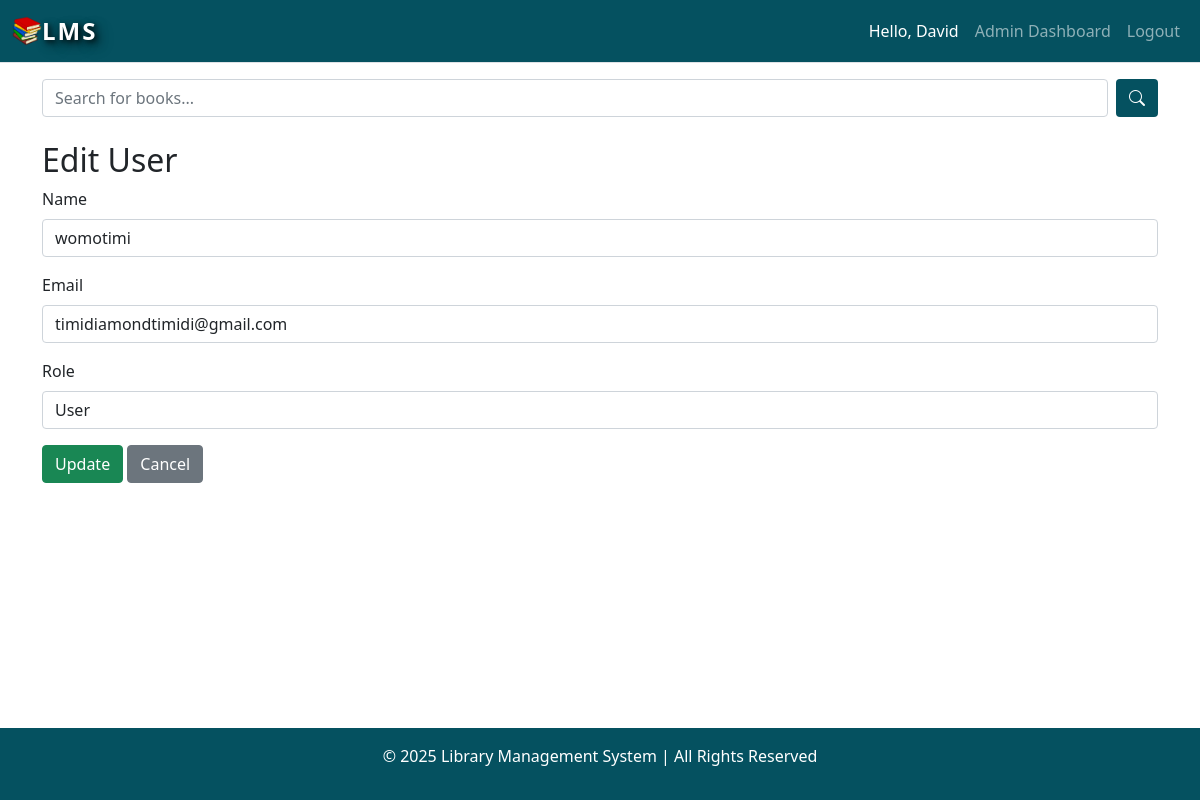
Screenshot of /public/admin/edit/15 (signed in) with the database file from the repository.
### tables this page shows
CREATE TABLE `users` (
  `id` int(11) NOT NULL,
  `name` varchar(100) NOT NULL,
  `email` varchar(150) NOT NULL,
  `password` varchar(255) NOT NULL,
  `role` enum('admin','user') DEFAULT 'user',
  `created_at` timestamp NOT NULL DEFAULT current_timestamp()
);

### app/controllers/Admin.php (called while the page is built, shortened)
<?php
require_once dirname(__DIR__) . "/models/User.php";
class Admin
{
    public function edit($id)
    {
        $userModel = new User();
        $user = $userModel->getUserById($id);
        $this->view("admin/edit", ["user" => $user]);
    }
}
?>

### app/core/App.php (called while the page is built, shortened)
<?php
class App
{
    private $method = 'index';
    private function splitUrl()
    {
        $Url = $_GET['url'] ?? 'home';
        $Url = explode("/", trim($Url, "/"));
        return $Url;
    }
    public function loadController()
    {
        $URL = $this->splitUrl();
        $controllerName = ucfirst(strtolower($URL[0]));
        $baseDir = dirname(__DIR__);
        $controllerFile = $baseDir . "/controllers/" . $controllerName .".php";
        if (file_exists($controllerFile)) {
            unset($URL[0]);
        }else {
            require_once $baseDir."/controllers/_404.php";
            $this->controller = "_404";
        }
        $controller = new $this->controller();
        if (!empty($URL[1]) && method_exists($controller, $URL[1])) {
            $this->method = $URL[1];
            unset($URL[1]);
        }
        call_user_func_array([$controller,$this->method],$URL);
    }
}

### public/index.php (called while the page is built, shortened)
<?php
$app = new App();
$app->loadController();

### app/core/Database.php (called while the page is built, shortened)
<?php
class Database
{
    private static $instance = null;
    private $pdo;
    private function __construct()
    {
        try {
            $dsn = "mysql:host=" . DBHOST . ";dbname=" . DBNAME . ";charset=utf8mb4";
            $this->pdo = new PDO($dsn, DBUSER, DBPASS);
            $this->pdo->setAttribute(PDO::ATTR_ERRMODE, PDO::ERRMODE_EXCEPTION);
            $this->pdo->setAttribute(PDO::ATTR_DEFAULT_FETCH_MODE, PDO::FETCH_ASSOC);
        } catch (PDOException $e) {
            die("Database Connection Error: " . $e->getMessage());
        }
    }
    public static function getInstance()
    {
        if (self::$instance === null) {
            self::$instance = new self();
        }
        return self::$instance;
    }
    public function query($sql, $params = [])
    {
        $stmt = $this->pdo->prepare($sql);
        if (!empty($params) && is_array($params)) {
            $stmt->execute($params);
        } else {
            $stmt->execute();
        }
        return $stmt;
    }
}

### app/core/Model.php (called while the page is built, shortened)
<?php
abstract class Model
{
    public function __construct()
    {
        $this->db = Database::getInstance();
    }
}

### app/models/User.php (called while the page is built, shortened)
<?php
class User extends Model
{
    public function getUserById($id)
    {
        $query = "SELECT * FROM users WHERE id = ?";
        $result = $this->db->query($query, [$id]);
        return $result ? $result->fetch(PDO::FETCH_ASSOC) : null;
    }
}

### app/views/admin/edit.view.php (the view, shortened to what this page needs)
<?php require_once dirname(__DIR__) . "/layouts/header.view.php"; ?>
<div class="container mt-4">
    <h2>Edit User</h2>
    <form action="<?= ROOT ?>/admin/update" method="POST">
        <div class="mb-3">
            <label class="form-label">Name</label>
            <input type="text" name="name" class="form-control" value="<?= htmlspecialchars($user['name']) ?>" required>
        </div>
        <div class="mb-3">
            <label class="form-label">Email</label>
            <input type="email" name="email" class="form-control" value="<?= htmlspecialchars($user['email']) ?>" required>
        </div>
        <div class="mb-3">
            <label class="form-label">Role</label>
            <select name="role" class="form-control">
                <option value="user" <?= $user['role'] === 'user' ? 'selected' : '' ?>>User</option>
            </select>
        </div>
        <button type="submit" class="btn btn-success">Update</button>
        <a href="<?= ROOT ?>/admin/users" class="btn btn-secondary">Cancel</a>
    </form>
</div>
<?php require_once dirname(__DIR__) . "/layouts/footer.view.php"; ?>

### public/assets/css/style.css (style rules this page uses)
html, body { height: 100%; margin: 0; display: flex; flex-direction: column; }

### rows the page displays
users: name "womotimi", email "timidiamondtimidi@gmail.com", role "User"

### other values shown
$_SESSION['user_name'] "David"
